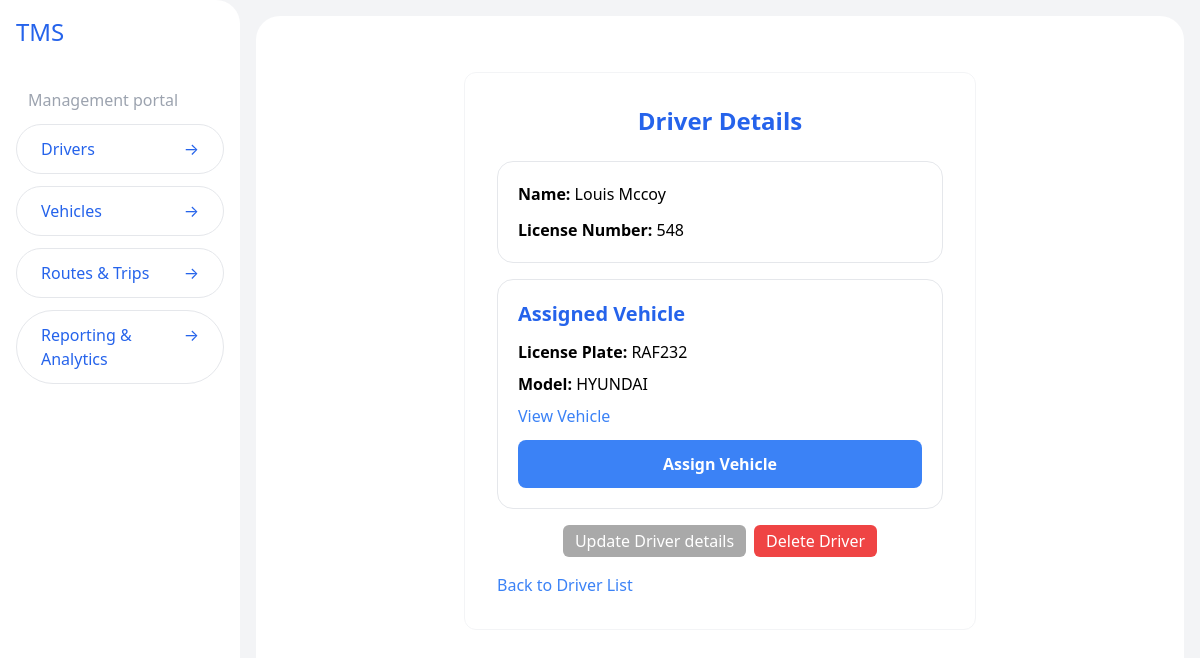
/drivers/4/, run on an earlier commit of the app's database.
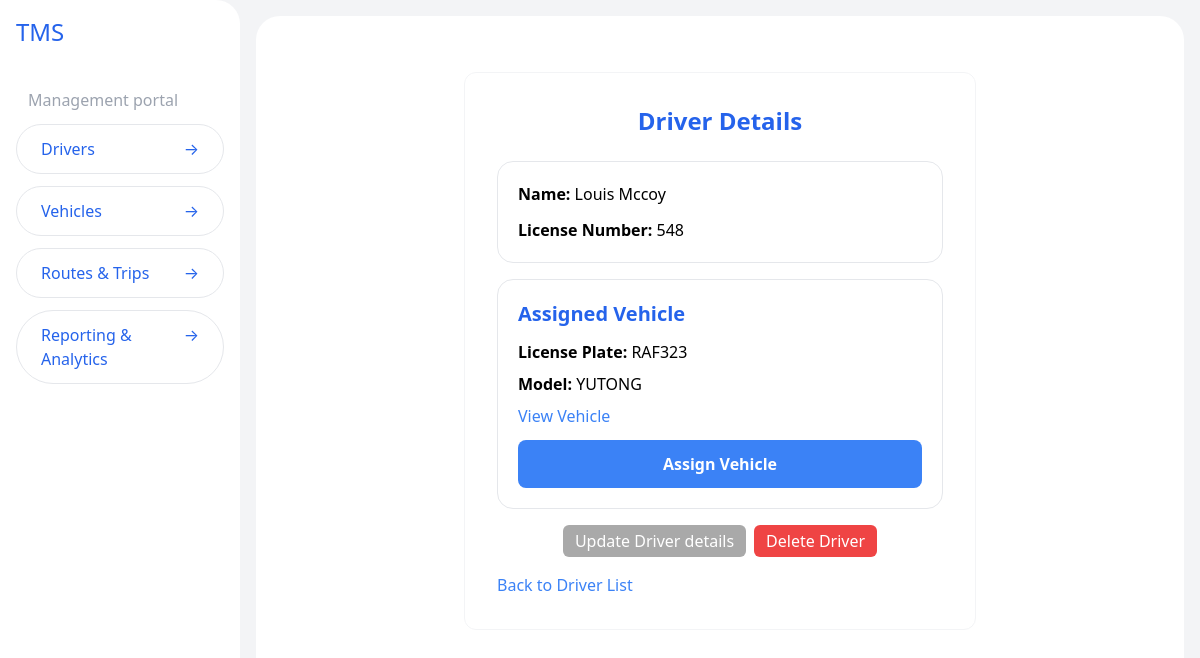
And on a later commit of the database.
### drivers/models.py (models this page shows, shortened)
class Driver(models.Model):
  name = models.CharField(max_length=100)
  license_number = models.CharField(max_length=50, unique=True)
  vehicle = models.ForeignKey(Vehicle, on_delete=models.SET_NULL, null=True, blank=True)

### vehicles/models.py (models this page shows, shortened)
class Vehicle(models.Model):
    NUMBER_PLATE_MAX_LENGTH = 15
    MODEL_MAX_LENGTH = 50
    CATEGORY_CHOICES = [
        ('taxi', 'Taxi'),
        ('cab', 'Cab'),
        ('bus', 'Bus'),
        ('coaster', 'Coaster (Minibus)'),
        ('coach', 'Coach'),
        ('bike', 'Bike'),
        ('van', 'Van'),
    ]
    license_plate = models.CharField(max_length=NUMBER_PLATE_MAX_LENGTH, unique=True)
    model = models.CharField(max_length=MODEL_MAX_LENGTH)
    capacity = models.IntegerField()
    category = models.CharField(max_length=50, choices=CATEGORY_CHOICES, default=CATEGORY_CHOICES[0])
    status = models.CharField(max_length=20, choices=[('active', 'Active'), ('inactive', 'Inactive')])
    route = models.ForeignKey(Route, on_delete=models.SET_NULL, null=True, blank=True, related_name='vehicles')

### drivers/views.py (the view)
# urls.py: path('<int:driver_id>/', view_driver, name='view-driver'),
def view_driver(request, driver_id):
    driver = get_object_or_404(Driver, id=driver_id)
    return render(request, 'view-driver.html', {'driver': driver})

### drivers/templates/view-driver.html
{% extends "layout.html" %} {% block title %}TMS | Driver Details{% endblock %} {% block content %}
<div class="max-w-lg mx-auto bg-white p-8 rounded-xl border border-gray-100 mt-10 space-y-4">
  <h1 class="text-2xl font-semibold text-blue-600 mb-6 text-center">Driver Details</h1>
  <div class="border border-gray-200 p-5 rounded-2xl space-y-3">
    <p><strong>Name:</strong> {{ driver.name }}</p>
    <p><strong>License Number:</strong> {{ driver.license_number }}</p>
  </div>
  <div class="border border-gray-200 p-5 rounded-2xl space-y-3">
    {% if driver.vehicle %}
    <h2 class="text-xl font-semibold text-blue-600">Assigned Vehicle</h2>
    <div class="space-y-2">
      <p><strong>License Plate:</strong> {{ driver.vehicle.license_plate }}</p>
      <p><strong>Model:</strong> {{ driver.vehicle.model }}</p>
      <a href="{% url 'view-vehicle' driver.vehicle.id %}" class="block text-blue-500">View Vehicle</a>
    </div>
    {% else %}
    <p class="text-gray-500 mt-4">No vehicle assigned to this driver.</p>
    {% endif %}
    <a
      href="{% url 'assign-vehicle-to-driver' driver.id %}"
      class="w-full block text-center py-3 bg-blue-500 text-white font-bold rounded-lg hover:bg-blue-400 transition-all duration-300">
      Assign Vehicle
    </a>
  </div>
  <div class="mt-6 flex justify-center items-center gap-2">
    <a href="{% url 'update-driver' driver.id %}" class="btn edit-btn"> Update Driver details </a>
    <a href="{% url 'delete-driver' driver.id %}" class="btn delete-btn"> Delete Driver </a>
  </div>
  <a href="{% url 'driver-list' %}" class="mt-10 block text-blue-500 hover:underline"> Back to Driver List </a>
</div>
{% endblock %}

What changed in the data, as far as the page shows it:
changed Driver "Louis Mccoy": vehicle.license_plate "RAF232" → "RAF323"; vehicle.model "HYUNDAI" → "YUTONG"
